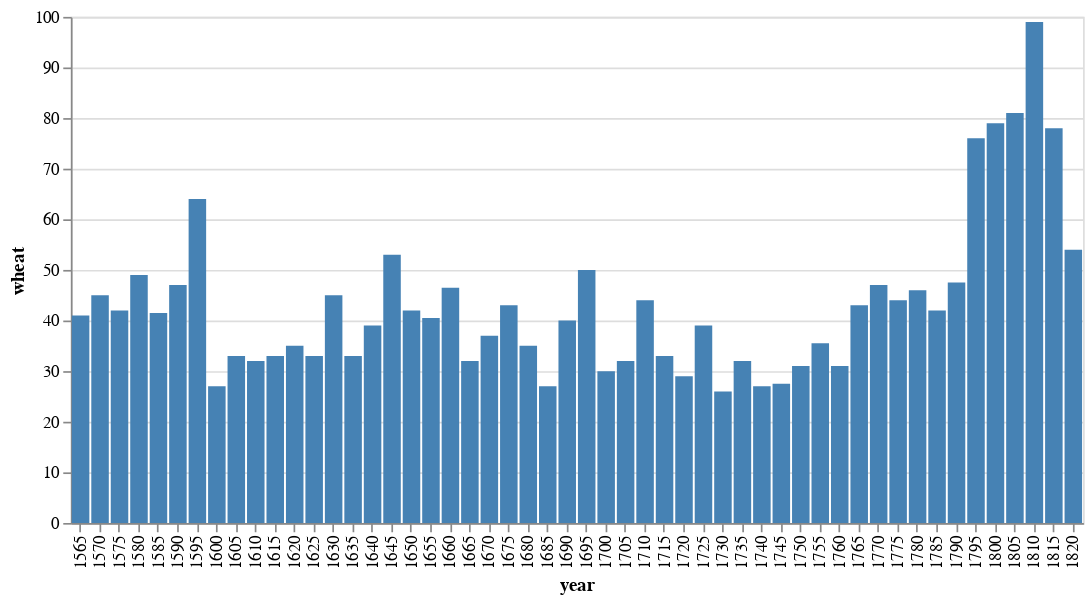

The cell this chart's notebook holds for it:
### Markdown cell above
## Завдання 2

### Code cell
chart = alt.Chart(source).mark_bar().encode(
    x='year:N',
    y='wheat:Q',
    color=alt.value('steelblue'),
).properties(
    width=600
)
chart

### Figure 1 — Vega-Lite specification as saved in the notebook (floating-point values rounded to 4 significant figures)
{"config": {"view": {"continuousWidth": 400, "continuousHeight": 300}}, "data": {"name": "data-76d1ce26ea5761007c35827e1564d86c"}, "mark": "bar", "encoding": {"color": {"value": "steelblue"}, "x": {"type": "nominal", "field": "year"}, "y": {"type": "quantitative", "field": "wheat"}}, "width": 600, "$schema": "https://vega.github.io/schema/vega-lite/v4.8.1.json", "datasets": {"data-76d1ce26ea5761007c35827e1564d86c": [{"year": 1565, "wheat": 41.0, "wages": 5.0}, {"year": 1570, "wheat": 45.0, "wages": 5.05}, {"year": 1575, "wheat": 42.0, "wages": 5.08}, {"year": 1580, "wheat": 49.0, "wages": 5.12}, {"year": 1585, "wheat": 41.5, "wages": 5.15}, {"year": 1590, "wheat": 47.0, "wages": 5.25}, {"year": 1595, "wheat": 64.0, "wages": 5.54}, {"year": 1600, "wheat": 27.0, "wages": 5.61}, {"year": 1605, "wheat": 33.0, "wages": 5.69}, {"year": 1610, "wheat": 32.0, "wages": 5.78}, {"year": 1615, "wheat": 33.0, "wages": 5.94}, {"year": 1620, "wheat": 35.0, "wages": 6.01}, {"year": 1625, "wheat": 33.0, "wages": 6.12}, {"year": 1630, "wheat": 45.0, "wages": 6.22}, {"year": 1635, "wheat": 33.0, "wages": 6.3}, {"year": 1640, "wheat": 39.0, "wages": 6.37}, {"year": 1645, "wheat": 53.0, "wages": 6.45}, {"year": 1650, "wheat": 42.0, "wages": 6.5}, {"year": 1655, "wheat": 40.5, "wages": 6.6}, {"year": 1660, "wheat": 46.5, "wages": 6.75}, {"year": 1665, "wheat": 32.0, "wages": 6.8}, {"year": 1670, "wheat": 37.0, "wages": 6.9}, {"year": 1675, "wheat": 43.0, "wages": 7.0}, {"year": 1680, "wheat": 35.0, "wages": 7.3}, {"year": 1685, "wheat": 27.0, "wages": 7.6}, {"year": 1690, "wheat": 40.0, "wages": 8.0}, {"year": 1695, "wheat": 50.0, "wages": 8.5}, {"year": 1700, "wheat": 30.0, "wages": 9.0}, {"year": 1705, "wheat": 32.0, "wages": 10.0}, {"year": 1710, "wheat": 44.0, "wages": 11.0}, {"year": 1715, "wheat": 33.0, "wages": 11.75}, {"year": 1720, "wheat": 29.0, "wages": 12.5}, {"year": 1725, "wheat": 39.0, "wages": 13.0}, {"year": 1730, "wheat": 26.0, "wages": 13.3}, {"year": 1735, "wheat": 32.0, "wages": 13.6}, {"year": 1740, "wheat": 27.0, "wages": 14.0}, {"year": 1745, "wheat": 27.5, "wages": 14.5}, {"year": 1750, "wheat": 31.0, "wages": 15.0}, {"year": 1755, "wheat": 35.5, "wages": 15.7}, {"year": 1760, "wheat": 31.0, "wages": 16.5}, {"year": 1765, "wheat": 43.0, "wages": 17.6}, {"year": 1770, "wheat": 47.0, "wages": 18.5}, {"year": 1775, "wheat": 44.0, "wages": 19.5}, {"year": 1780, "wheat": 46.0, "wages": 21.0}, {"year": 1785, "wheat": 42.0, "wages": 23.0}, {"year": 1790, "wheat": 47.5, "wages": 25.5}, {"year": 1795, "wheat": 76.0, "wages": 27.5}, {"year": 1800, "wheat": 79.0, "wages": 28.5}, {"year": 1805, "wheat": 81.0, "wages": 29.5}, {"year": 1810, "wheat": 99.0, "wages": 30.0}, {"year": 1815, "wheat": 78.0, "wages": null}, {"year": 1820, "wheat": 54.0, "wages": null}]}}
